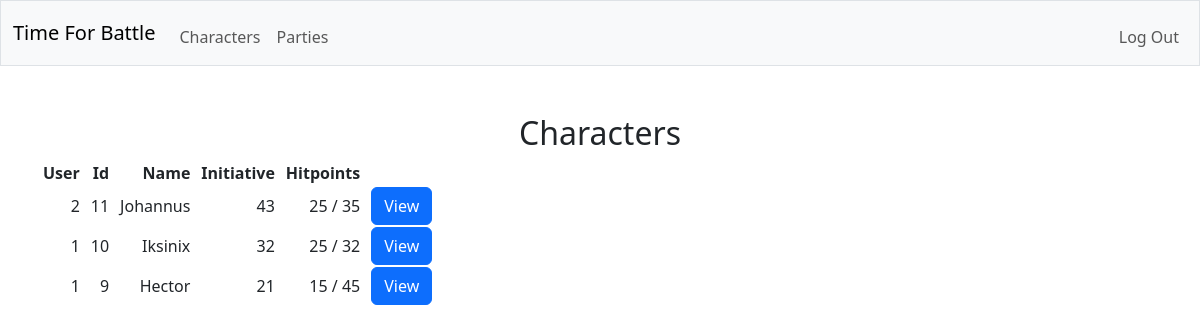
/party/3 (signed in), run on the app's committed database.
### tables this page shows
CREATE TABLE players (party_id INTEGER NOT NULL, character_id INTEGER NOT NULL, initiative INTEGER, current_hitpoints INTEGER NOT NULL, FOREIGN KEY (party_id) REFERENCES parties(id), FOREIGN KEY (character_id) REFERENCES characters(id));

CREATE TABLE characters (id INTEGER PRIMARY KEY AUTOINCREMENT NOT NULL, user_id INTEGER NOT NULL, name TEXT NOT NULL, max_hitpoints INTEGER NOT NULL, prof_bonus INTEGER NOT NULL, FOREIGN KEY (user_id) REFERENCES users(id));

### app.py (the view)
@app.route("/party/<party_id>")
@login_required
def view_party(party_id):
    with sqlite3.connect(database) as conn:
        conn.row_factory = sqlite3.Row
        cur = conn.cursor()
        cur.execute(
            "SELECT * FROM parties WHERE id = ?",
            (party_id,)
        )
        rows = [dict(row) for row in cur.fetchall()]
    if len(rows) != 1:
        return error("not found", 404)
    with sqlite3.connect(database) as conn:
        conn.row_factory = sqlite3.Row
        cur = conn.cursor()
        cur.execute(
            "SELECT * FROM players JOIN characters ON character_id = characters.id WHERE party_id = ?",
            (party_id,)
        )
        characters = [dict(row) for row in cur.fetchall()]
    characters = sorted(characters, key=lambda x: (x["initiative"] is not None, x["initiative"]), reverse=True)
    for character in characters:
        if character["initiative"] == None:
            character["initiative"] = ""
    return render_template("party.html", party=rows[0], user=session["user_id"], characters=characters)

### helpers.py (called while the page is built)
def login_required(f):
    @wraps(f)
    def decorated_function(*args, **kwargs):
        if session.get("user_id") is None:
            return redirect("/login")
        return f(*args, **kwargs)
    return decorated_function

### templates/party.html (shortened to what this page needs)
{% extends "layout.html" %}
{% block main %}
    <h2>Characters</h2>
    <table>
        <thead>
            <tr>
                <th>User</th>
                <th>Id</th>
                <th>Name</th>
                <th>Initiative</th>
                <th>Hitpoints</th>
            </tr>
        </thead>
        <tbody>
            {% for character in characters %}
                <tr>
                    <td>{{ character.user_id }}</td>
                    <td>{{ character.id }}</td>
                    <td>{{ character.name }}</td>
                    {% if character.user_id == user or party.dm_id == user %}
                        <td>
                            <input id="input_init_{{ character.id }}" onchange="send_init(this.id.substring(11), this.value)" type="text" value="{{ character.initiative }}">
                        </td>
                        <td>
                            <input id="input_hp_{{ character.id }}" onchange="send_hp(this.id.substring(9), this.value)" type="text" value="{{ character.current_hitpoints }}"> / {{ character.max_hitpoints }}
                        </td>
                    {% else %}
                        <td>
                            <span id="span_init_{{ character.id }}">{{ character.initiative }}</span>
                        </td>
                        <td>
                            <span id="span_hp_{{ character.id }}">{{ character.current_hitpoints }}</span>
                            <span>/ {{ character.max_hitpoints }}</span>
                        </td>
                    {% endif %}
                    <td>
                        <form action="/character/{{ character.id }}" method="get">
                            <button class="btn btn-primary" type="submit">View</button>
                        </form>
                    </td>
                </tr>
            {% endfor %}
        </tbody>
    </table>
{% endblock %}

### static/styles.css (style rules this page uses)
th, td { text-align: right; padding-right: 10px; }

### data on the page
players: user_id "2", id "11", name "Johannus", initiative "43", current_hitpoints "25", max_hitpoints "35"
players: user_id "1", id "10", name "Iksinix", initiative "32", current_hitpoints "25", max_hitpoints "32"
players: user_id "1", id "9", name "Hector", initiative "21", current_hitpoints "15", max_hitpoints "45"
